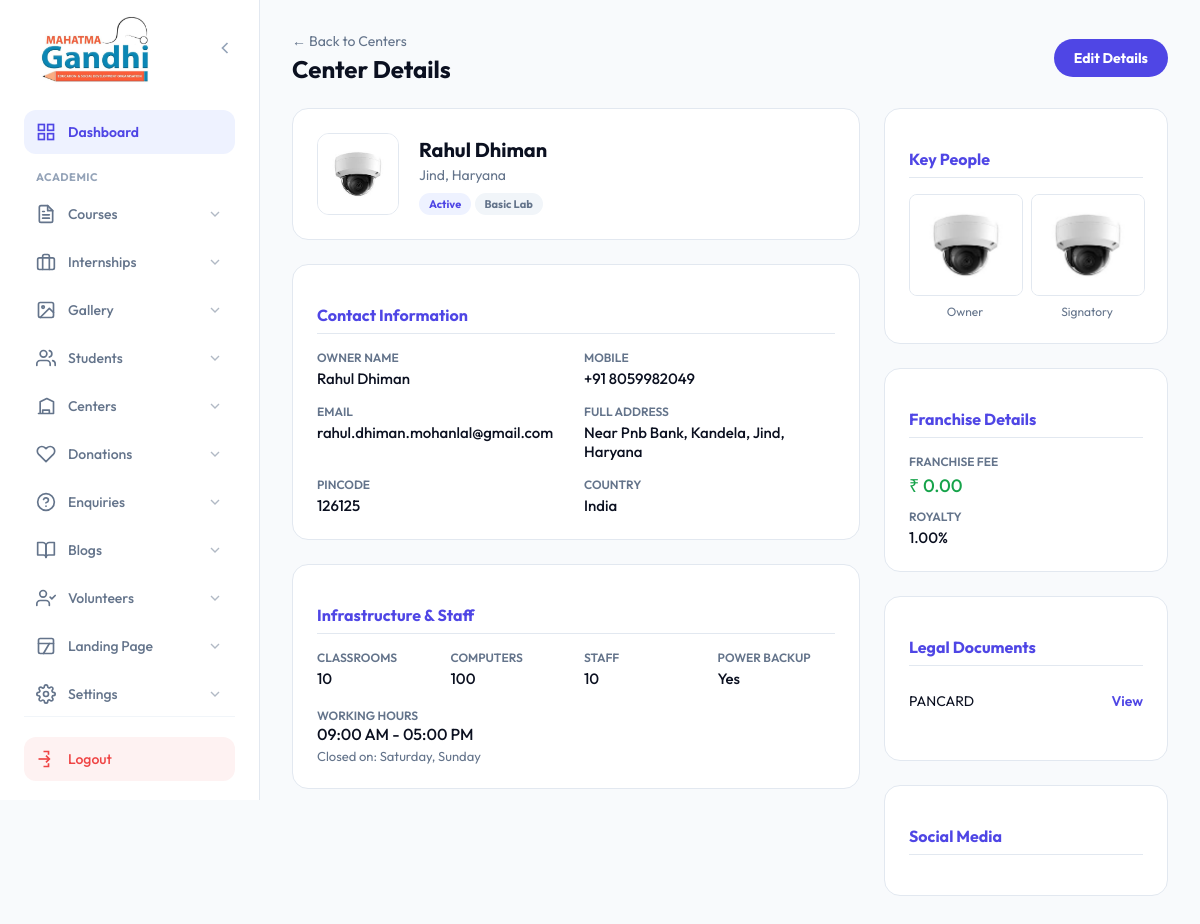
Screenshot of /admin/centers/view-center.php?id=2 with the database file from the repository.
### tables this page shows
CREATE TABLE `centers` (
  `id` int(10) unsigned NOT NULL AUTO_INCREMENT,
  `center_code` varchar(50) DEFAULT NULL,
  `center_name` varchar(255) NOT NULL,
  `email` varchar(255) NOT NULL,
  `password` varchar(255) DEFAULT NULL,
  `mobile` varchar(20) NOT NULL,
  `owner_name` varchar(255) NOT NULL,
  `country` varchar(100) DEFAULT 'India',
  `state` varchar(100) NOT NULL,
  `city` varchar(100) NOT NULL,
  `pincode` varchar(20) NOT NULL,
  `address` text NOT NULL,
  `num_classrooms` int(11) DEFAULT 0,
  `num_computers` int(11) DEFAULT 0,
  `has_internet` tinyint(1) DEFAULT 0,
  `has_power_backup` tinyint(1) DEFAULT 0,
  `lab_type` enum('Basic','Advanced') DEFAULT 'Basic',
  `working_hours_from` time DEFAULT NULL,
  `working_hours_to` time DEFAULT NULL,
  `total_staff` int(11) DEFAULT 0,
  `weekend_off` longtext DEFAULT NULL CHECK (json_valid(`weekend_off`)),
  `legal_documents` longtext DEFAULT NULL CHECK (json_valid(`legal_documents`)),
  `franchise_fee` decimal(10,2) DEFAULT 0.00,
  `royalty_percentage` decimal(5,2) DEFAULT 0.00,
  `wallet_balance` decimal(10,2) DEFAULT 0.00,
  `social_links` longtext DEFAULT NULL CHECK (json_valid(`social_links`)),
  `center_logo` varchar(255) DEFAULT NULL,
  `owner_image` varchar(255) DEFAULT NULL,
  `authorized_signatory` varchar(255) DEFAULT NULL,
  `digital_stamp` varchar(255) DEFAULT NULL,
  `is_active` tinyint(1) DEFAULT 1,
  `created_at` timestamp NULL DEFAULT current_timestamp(),
  `updated_at` timestamp NULL DEFAULT current_timestamp() ON UPDATE current_timestamp(),
  PRIMARY KEY (`id`),
  UNIQUE KEY `center_code` (`center_code`)
);

### admin/centers/view-center.php (the view, shortened to what this page needs)
<?php
$conn = getDbConnection();
$id = intval($_GET['id']);
$sql = "SELECT * FROM centers WHERE id = $id";
$result = $conn->query($sql);
$center = $result->fetch_assoc();
$weekend_off = json_decode($center['weekend_off'], true) ?? [];
$docs = json_decode($center['legal_documents'], true) ?? [];
?>
<!DOCTYPE html>
<html lang="en">
<head>
</head>
<body>
    <?php include __DIR__ . '/../sidebar.php'; ?>
    <main class="admin-content">
        <div class="header">
            <div>
                <a href="index.php" class="back-btn">← Back to Centers</a>
                <h1 class="title">Center Details</h1>
            </div>
            <a href="edit-center.php?id=<?php echo $id; ?>" class="badge" style="background:var(--primary);color:#fff;text-decoration:none;padding:10px 20px;font-size:14px">Edit Details</a>
        </div>
        <div class="grid">
            <div class="col-main">
                <div class="card">
                    <div class="profile-header">
                        <img src="<?php echo !empty($center['center_logo']) ? '../../'.$center['center_logo'] : '../../assets/images/placeholder-logo.png'; ?>" class="profile-logo">
                        <div class="profile-info">
                            <h2><?php echo htmlspecialchars($center['center_name']); ?></h2>
                            <p><?php echo htmlspecialchars($center['city'] . ', ' . $center['state']); ?></p>
                            <div style="margin-top:8px">
                                <span class="badge"><?php echo $center['is_active'] ? 'Active' : 'Inactive'; ?></span>
                                <span class="badge" style="background:#f1f5f9;color:#64748b"><?php echo htmlspecialchars($center['lab_type']); ?> Lab</span>
                            </div>
                        </div>
                    </div>
                </div>
                <div class="card">
                    <h3 class="section-title">Contact Information</h3>
                    <div class="info-grid">
                        <div class="info-item">
                            <label>Owner Name</label>
                            <div><?php echo htmlspecialchars($center['owner_name']); ?></div>
                        </div>
                        <div class="info-item">
                            <label>Mobile</label>
                            <div><?php echo htmlspecialchars($center['mobile']); ?></div>
                        </div>
                        <div class="info-item">
                            <label>Email</label>
                            <div><?php echo htmlspecialchars($center['email']); ?></div>
                        </div>
                        <div class="info-item">
                            <label>Full Address</label>
                            <div><?php echo htmlspecialchars($center['address']); ?></div>
                        </div>
                         <div class="info-item">
                            <label>Pincode</label>
                            <div><?php echo htmlspecialchars($center['pincode']); ?></div>
                        </div>
                         <div class="info-item">
                            <label>Country</label>
                            <div><?php echo htmlspecialchars($center['country']); ?></div>
                        </div>
                    </div>
                </div>
                <div class="card">
                    <h3 class="section-title">Infrastructure & Staff</h3>
                     <div class="info-grid" style="grid-template-columns: repeat(4, 1fr);">
                        <div class="info-item">
                            <label>Classrooms</label>
                            <div><?php echo $center['num_classrooms']; ?></div>
                        </div>
                        <div class="info-item">
                            <label>Computers</label>
                            <div><?php echo $center['num_computers']; ?></div>
                        </div>
                        <div class="info-item">
                            <label>Staff</label>
                            <div><?php echo $center['total_staff']; ?></div>
                        </div>
                        <div class="info-item">
                            <label>Power Backup</label>
                            <div><?php echo $center['has_power_backup'] ? 'Yes' : 'No'; ?></div>
                        </div>
                    </div>
                    <div style="margin-top:16px">
                        <label style="font-size:12px;color:var(--muted);font-weight:600;text-transform:uppercase">Working Hours</label>
                        <div style="font-weight:500">
                            <?php echo date('h:i A', strtotime($center['working_hours_from'])); ?> -
                            <?php echo date('h:i A', strtotime($center['working_hours_to'])); ?>
                        </div>
                        <div style="margin-top:4px;font-size:13px;color:var(--muted)">
                            Closed on: <?php echo implode(', ', $weekend_off); ?>
                        </div>
                    </div>
                </div>
            </div>
            <div class="col-side">
                <div class="card">
                    <h3 class="section-title">Key People</h3>
                    <div class="media-grid">
                         <div class="media-item">
                             <?php if($center['owner_image']): ?>
                                <img src="../../<?php echo $center['owner_image']; ?>">
                             <?php else: ?>
                                <div style="height:100px;background:#f1f5f9;display:flex;align-items:center;justify-content:center;border-radius:8px;font-size:12px;color:#94a3b8">No Image</div>
                             <?php endif; ?>
                            <span class="media-label">Owner</span>
                         </div>
                         <div class="media-item">
                             <?php if($center['authorized_signatory']): ?>
                                <img src="../../<?php echo $center['authorized_signatory']; ?>">
                             <?php else: ?>
                                <div style="height:100px;background:#f1f5f9;display:flex;align-items:center;justify-content:center;border-radius:8px;font-size:12px;color:#94a3b8">No Image</div>
                             <?php endif; ?>
                            <span class="media-label">Signatory</span>
                         </div>
                    </div>
                </div>
                <div class="card">
                    <h3 class="section-title">Franchise Details</h3>
                    <div class="info-item" style="margin-bottom:12px">
                        <label>Franchise Fee</label>
                        <div style="font-size:18px;color:#16a34a">₹ <?php echo number_format($center['franchise_fee'], 2); ?></div>
                    </div>
                    <div class="info-item">
                        <label>Royalty</label>
                        <div><?php echo $center['royalty_percentage']; ?>%</div>
                    </div>
                </div>
                <div class="card">
                    <h3 class="section-title">Legal Documents</h3>
                    <?php if(empty($docs)): ?>
                        <p style="color:var(--muted);font-size:13px">No documents uploaded.</p>
                    <?php else: ?>
                        <ul class="doc-list">
                            <?php foreach($docs as $doc): ?>
                                <li>
                                    <span><?php echo htmlspecialchars($doc['name']); ?></span>
                                    <a href="../../<?php echo $doc['file']; ?>" target="_blank" class="doc-link">View</a>
                                </li>
                            <?php endforeach; ?>
                        </ul>
                    <?php endif; ?>
                </div>
                 <div class="card">
                    <h3 class="section-title">Social Media</h3>
                </div>
            </div>
        </div>
    </main>
</body>
</html>

### admin/centers/view-center.php (style rules this page uses)
:root { --primary: #4f46e5; --text: #0b1020; --muted: #64748b; --line: #e2e8f0; --bg: #f8fafc; }
body { font-family: 'Outfit', sans-serif; background: var(--bg); color: var(--text); margin: 0; padding: 0; }
.admin-content { margin-left: 260px; padding: 32px; min-height: 100vh; }
.header { display: flex; justify-content: space-between; align-items: center; margin-bottom: 24px; }
.back-btn { text-decoration: none; color: var(--muted); font-size: 14px; display: flex; align-items: center; gap: 6px; }
.title { font-size: 24px; font-weight: 700; margin: 4px 0 0; }
.grid { display: grid; grid-template-columns: 2fr 1fr; gap: 24px; }
.card { background: #fff; border-radius: 16px; border: 1px solid var(--line); padding: 24px; margin-bottom: 24px; }
.profile-header { display: flex; gap: 20px; align-items: center; }
.profile-logo { width: 80px; height: 80px; border-radius: 12px; object-fit: cover; border: 1px solid var(--line); }
.profile-info h2 { margin: 0; font-size: 20px; }
.profile-info p { margin: 4px 0 0; color: var(--muted); font-size: 14px; }
.section-title { font-size: 16px; font-weight: 700; color: var(--primary); margin-bottom: 16px; padding-bottom: 8px; border-bottom: 1px solid var(--line); }
.info-grid { display: grid; grid-template-columns: 1fr 1fr; gap: 16px; }
.info-item label { display: block; font-size: 12px; color: var(--muted); font-weight: 600; text-transform: uppercase; margin-bottom: 4px; }
.info-item div { font-size: 15px; font-weight: 500; }
.badge { padding: 4px 10px; border-radius: 20px; font-size: 11px; font-weight: 700; background: #eef2ff; color: var(--primary); }
.doc-list { list-style: none; padding: 0; }
.doc-list li { display: flex; justify-content: space-between; padding: 10px 0; border-bottom: 1px solid #f1f5f9; font-size: 14px; }
.doc-list li:last-child { border-bottom: none; }
.doc-link { color: var(--primary); text-decoration: none; font-weight: 600; }
.media-grid { display: grid; grid-template-columns: 1fr 1fr; gap: 10px; }
.media-item img { width: 100%; height: 100px; object-fit: cover; border-radius: 8px; border: 1px solid var(--line); }
.media-label { font-size: 12px; color: var(--muted); margin-top: 4px; display: block; text-align: center; }

### admin/sidebar.php (style rules this page uses)
:root { --admin-primary: #4f46e5; --admin-primary-dark: #3730a3; --admin-primary-soft: #eef2ff; --admin-hover-bg: #f5f3ff; --text-main: #1e293b; --text-light: #64748b; --sidebar-w: 260px; --transition: all 0.3s cubic-bezier(0.4, 0, 0.2, 1); --shadow-glow: 0 10px 15px -3px rgba(79, 70, 229, 0.2); }

### rows the page displays
centers: center_logo (picture), center_name "Rahul Dhiman", city+state "Jind, Haryana", lab_type "Basic", owner_name "Rahul Dhiman", mobile "+91 8059982049", email "rahul.dhiman.mohanlal@gmail.com", address "Near Pnb Bank, Kandela, Jind, Haryana", pincode "126125", country "India", num_classrooms "10", num_computers "100", total_staff "10", working_hours_from "09:00 AM", working_hours_to "05:00 PM", weekend_off "Saturday, Sunday", owner_image (picture), authorized_signatory (picture), franchise_fee "0.00", royalty_percentage "1.00"

### other values shown
$doc['name'] "PANCARD"
